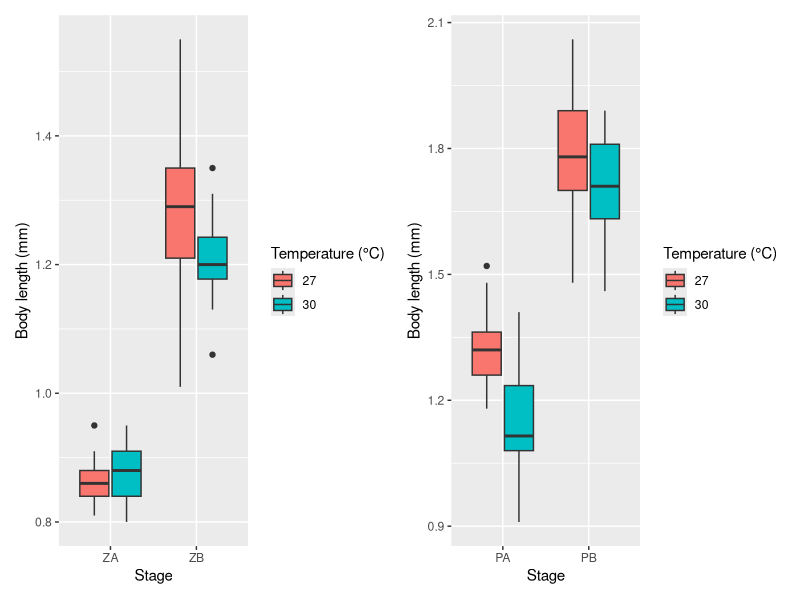
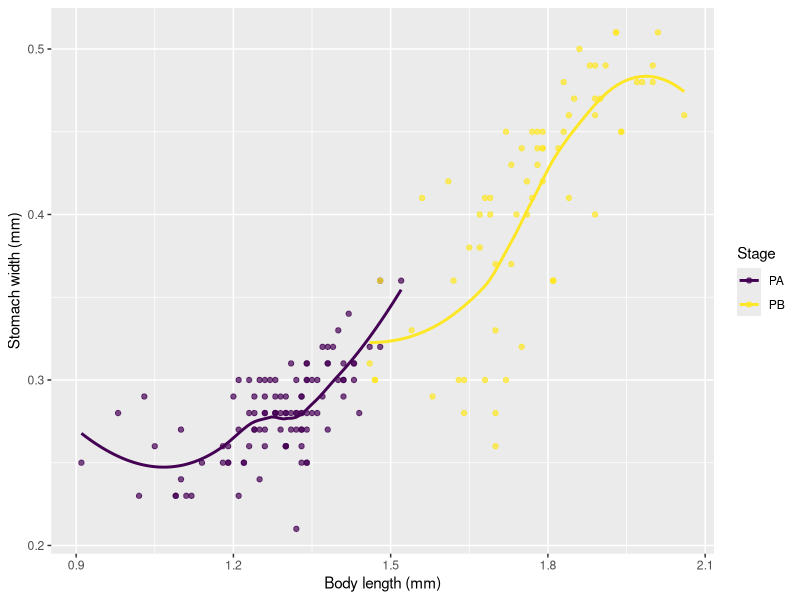

These charts were generated, in order, by the following R code:
## ---- chunk 1
#| message: false
#| warning: false
#| echo: false
#| fig-cap: "**Figure 5.** Body length of unfed (ZA, ZB) (Left) and fed (PA, PB) (Right) juvenile gnathiid stages across temperature treatments."
#| fig-width: 12
#| fig-height: 4
#| fig-align: "center"

library(tidyverse)
library(patchwork)
library(ggplot2)

unfed <- read_csv("data/Lifecycle_Growth.csv") |>
  filter(Stage %in% c("ZA", "ZB")) |>
  mutate(
    Stage  = factor(Stage, levels = c("ZA", "ZB"), ordered = TRUE),
    Temp_C = factor(Temp_C)
  )

fed <- read_csv("data/Fed_gnathiids.csv") |>
  filter(Stage %in% c("PA", "PB")) |>
  mutate(
    Stage  = factor(Stage, levels = c("PA", "PB"), ordered = TRUE),
    Temp_C = factor(Temp_C)
  )


p_unfed <- ggplot(unfed,
       aes(x = Stage, y = Body_length_mm, fill = Temp_C)) +
  geom_boxplot() +
  labs(x = "Stage",
    y = "Body length (mm)",
    fill = "Temperature (°C)"
  )


p_fed <- ggplot(fed,
       aes(x = Stage, y = Body_length_mm, fill = Temp_C)) +
  geom_boxplot() +
  labs(x = "Stage",
    y = "Body length (mm)",
    fill = "Temperature (°C)"
  )

p_unfed + p_fed
## ---- chunk 2
#| message: false
#| warning: false
#| echo: false
#| fig-cap: "**Figure 6.** Relationship between body size and stomach width in fed gnathiids."


ggplot(fed,
       aes(x = Body_length_mm,
           y = Stomach_width_mm,
           colour = Stage)) +
  geom_point(alpha = 0.7) +
  geom_smooth(se = FALSE) +
  labs(x = "Body length (mm)",
    y = "Stomach width (mm)",
    colour = "Stage"
  )

